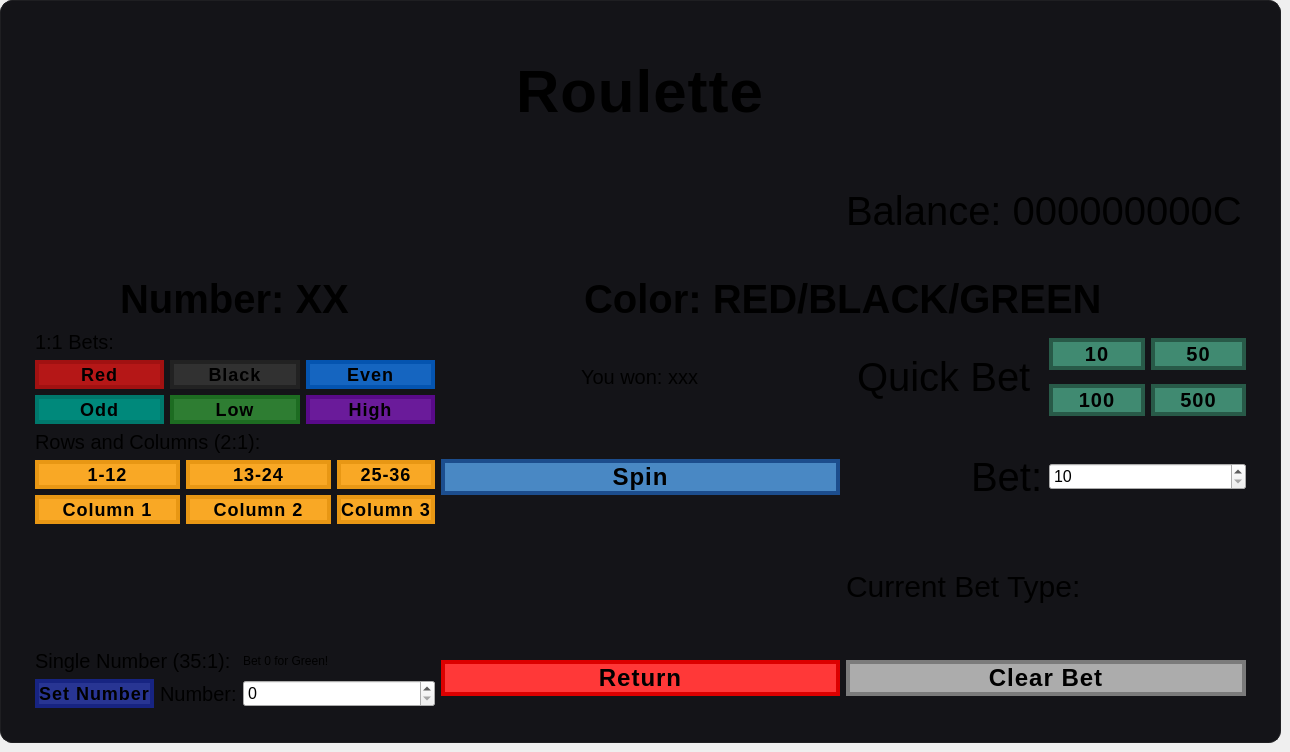
      <widget class="QWidget" name="Roulette">
       <property name="styleSheet">
        <string notr="true">QFrame#frameRouletteGame {
    background-color: #141418;
    border: 1px solid #1f1f22;
    border-radius: 12px;
    padding: 25px;
}
QLabel#lblRouletteGameTitle {
    font-size: 60px;
    font-weight: bold;
    letter-spacing: 1px;
	border-width: 2px;
}
QLabel#lblRouletteGameBalance {
    font-size: 40px;
	border-width: 2px;
}
QLabel#lblRouletteGameBet {
    font-size: 40px;
	border-width: 2px;
}
QLabel#lblRouletteGameQuickBet {
    font-size: 40px;
	border-width: 2px;
}

QLabel#lblRouletteColor {
    font-size: 40px;
	border-width: 2px;
}

QLabel#lblRouletteNumber {
    font-size: 40px;
	border-width: 2px;
}

QLabel#lblRouletteBetType {
    font-size: 30px;
	border-width: 2px;
}

QLabel#lblRouletteSingleNumberBet {
    font-size: 20px;
	border-width: 2px;
}
QLabel#lblRouletteNumberSingle {
    font-size: 20px;
	border-width: 2px;
}
QLabel#lblRouletteRowsBet {
    font-size: 20px;
	border-width: 2px;
}
QLabel#lblRoulette1To1Bets{
    font-size: 20px;
	border-width: 2px;
}

QPushButton#RGQB10{
	background-color: #408A71;
	border: 4px solid #285A48;
	font-size: 20px;
    font-weight: bold;
    letter-spacing: 1px;
}
QPushButton#RGQB10:hover{
	color:&quot;white&quot;;
	background-color: #285A48;
	border: 4px solid #285A48;
	font-size: 20px;
    font-weight: bold;
    letter-spacing: 1px;
}
QPushButton#RGQB50{
	background-color: #408A71;
	border: 4px solid #285A48;
	font-size: 20px;
    font-weight: bold;
    letter-spacing: 1px;
}
QPushButton#RGQB50:hover{
	color:&quot;white&quot;;
	background-color: #285A48;
	border: 4px solid #285A48;
	font-size: 20px;
    font-weight: bold;
    letter-spacing: 1px;
}
QPushButton#RGQB100{
	background-color: #408A71;
	border: 4px solid #285A48;
	font-size: 20px;
    font-weight: bold;
    letter-spacing: 1px;
}
QPushButton#RGQB100:hover{
	color:&quot;white&quot;;
	background-color: #285A48;
	border: 4px solid #285A48;
	font-size: 20px;
    font-weight: bold;
    letter-spacing: 1px;
}
QPushButton#RGQB500{
	background-color: #408A71;
	border: 4px solid #285A48;
	font-size: 20px;
    font-weight: bold;
    letter-spacing: 1px;
}
QPushButton#RGQB500:hover{
	color:&quot;white&quot;;
	background-color: #285A48;
	border: 4px solid #285A48;
	font-size: 20px;
    font-weight: bold;
    letter-spacing: 1px;
}


QPushButton#btnLeaveRoulette{
	background-color: #FF3838;
	border: 4px solid #DC0000;
	font-size: 24px;
    font-weight: bold;
    letter-spacing: 1px;
}
QPushButton#btnLeaveRoulette:hover{
	color:&quot;white&quot;;
	background-color: #DC0000;
	border: 4px solid #DC0000;
	font-size: 24px;
    font-weight: bold;
    letter-spacing: 1px;
}

QPushButton#btnRouletteGameSpin{
	background-color: #4988C4;
	border: 4px solid #1C4D8D;
	font-size: 24px;
    font-weight: bold;
    letter-spacing: 1px;
}
QPushButton#btnRouletteGameSpin:hover{
	color:&quot;white&quot;;
	background-color: #1C4D8D;
	border: 4px solid #1C4D8D;
	font-size: 24px;
    font-weight: bold;
    letter-spacing: 1px;
}

QPushButton#btnRouletteClearBet{
	background-color: #ACACAC;
	border: 4px solid #7B7B7B;
	font-size: 24px;
    font-weight: bold;
    letter-spacing: 1px;
}
QPushButton#btnRouletteClearBet:hover{
	color:&quot;white&quot;;
	background-color: #7B7B7B;
	border: 4px solid #7B7B7B;
	font-size: 24px;
    font-weight: bold;
    letter-spacing: 1px;
}

QPushButton#btnRouletteRed{
	background-color: #B51717;
	border: 4px solid #A11111;
	font-size: 18px;
    font-weight: bold;
    letter-spacing: 1px;
}
QPushButton#btnRouletteRed:hover{
	color:&quot;white&quot;;
	background-color: #A11111;
	border: 4px solid #A11111;
	font-size: 18px;
    font-weight: bold;
    letter-spacing: 1px;
}

QPushButton#btnRouletteBlack{
	background-color: #313131;
	border: 4px solid #222222;
	font-size: 18px;
    font-weight: bold;
    letter-spacing: 1px;
}
QPushButton#btnRouletteBlack:hover{
	color:&quot;white&quot;;
	background-color: #222222;
	border: 4px solid #222222;
	font-size: 18px;
    font-weight: bold;
    letter-spacing: 1px;
}
QPushButton#btnRouletteEven{
	background-color: #1565C0;
	border: 4px solid #0454B0;
	font-size: 18px;
    font-weight: bold;
    letter-spacing: 1px;
}
QPushButton#btnRouletteEven:hover{
	color:&quot;white&quot;;
	background-color: #0454B0;
	border: 4px solid #0454B0;
	font-size: 18px;
    font-weight: bold;
    letter-spacing: 1px;
}
QPushButton#btnRouletteOdd{
	background-color: #00897B;
	border: 4px solid #00786C;
	font-size: 18px;
    font-weight: bold;
    letter-spacing: 1px;
}
QPushButton#btnRouletteOdd:hover{
	color:&quot;white&quot;;
	background-color: #00786C;
	border: 4px solid #00786C;
	font-size: 18px;
    font-weight: bold;
    letter-spacing: 1px;
}
QPushButton#btnRouletteLow{
	background-color: #2E7D32;
	border: 4px solid #1D6C21;
	font-size: 18px;
    font-weight: bold;
    letter-spacing: 1px;
}
QPushButton#btnRouletteLow:hover{
	color:&quot;white&quot;;
	background-color: #1D6C21;
	border: 4px solid #1D6C21;
	font-size: 18px;
    font-weight: bold;
    letter-spacing: 1px;
}
QPushButton#btnRouletteHigh{
	background-color: #6A1B9A;
	border: 4px solid #590A89;
	font-size: 18px;
    font-weight: bold;
    letter-spacing: 1px;
}
QPushButton#btnRouletteHigh:hover{
	color:&quot;white&quot;;
	background-color: #590A89;
	border: 4px solid #590A89;
	font-size: 18px;
    font-weight: bold;
    letter-spacing: 1px;
}
QPushButton#btnRoulette1_12{
	background-color: #F9A825;
	border: 4px solid #E89714;
	font-size: 18px;
    font-weight: bold;
    letter-spacing: 1px;
}
QPushButton#btnRoulette1_12:hover{
	color:&quot;white&quot;;
	background-color: #E89714;
	border: 4px solid #E89714;
	font-size: 18px;
    font-weight: bold;
    letter-spacing: 1px;
}
QPushButton#btnRoulette13_24{
	background-color: #F9A825;
	border: 4px solid #E89714;
	font-size: 18px;
    font-weight: bold;
    letter-spacing: 1px;
}
QPushButton#btnRoulette13_24:hover{
	color:&quot;white&quot;;
	background-color: #E89714;
	border: 4px solid #E89714;
	font-size: 18px;
    font-weight: bold;
    letter-spacing: 1px;
}
QPushButton#btnRoulette25_36{
	background-color: #F9A825;
	border: 4px solid #E89714;
	font-size: 18px;
    font-weight: bold;
    letter-spacing: 1px;
}
QPushButton#btnRoulette25_36:hover{
	color:&quot;white&quot;;
	background-color: #E89714;
	border: 4px solid #E89714;
	font-size: 18px;
    font-weight: bold;
    letter-spacing: 1px;
}
QPushButton#btnRouletteColumn1{
	background-color: #F9A825;
	border: 4px solid #E89714;
	font-size: 18px;
    font-weight: bold;
    letter-spacing: 1px;
}
QPushButton#btnRouletteColumn1:hover{
	color:&quot;white&quot;;
	background-color: #E89714;
	border: 4px solid #E89714;
	font-size: 18px;
    font-weight: bold;
    letter-spacing: 1px;
}

QPushButton#btnRouletteColumn2{
	background-color: #F9A825;
	border: 4px solid #E89714;
	font-size: 18px;
    font-weight: bold;
    letter-spacing: 1px;
}
QPushButton#btnRouletteColumn2:hover{
	color:&quot;white&quot;;
	background-color: #E89714;
	border: 4px solid #E89714;
	font-size: 18px;
    font-weight: bold;
    letter-spacing: 1px;
}

QPushButton#btnRouletteColumn3{
	background-color: #F9A825;
	border: 4px solid #E89714;
	font-size: 18px;
    font-weight: bold;
    letter-spacing: 1px;
}
QPushButton#btnRouletteColumn3:hover{
	color:&quot;white&quot;;
	background-color: #E89714;
	border: 4px solid #E89714;
	font-size: 18px;
    font-weight: bold;
    letter-spacing: 1px;
}
QPushButton#btnRouletteSingleNumber{
	background-color: #283593;
	border: 4px solid #172482;
	font-size: 18px;
    font-weight: bold;
    letter-spacing: 1px;
}
QPushButton#btnRouletteSingleNumber:hover{
	color:&quot;white&quot;;
	background-color: #172482;
	border: 4px solid #172482;
	font-size: 18px;
    font-weight: bold;
    letter-spacing: 1px;
}</string>
       </property>
       <widget class="QWidget" name="verticalLayoutWidget_16">
        <property name="geometry">
         <rect>
          <x>0</x>
          <y>0</y>
          <width>1281</width>
          <height>743</height>
         </rect>
        </property>
        <layout class="QVBoxLayout" name="verticalLayout_18">
         <item>
          <widget class="QFrame" name="frameRouletteGame">
           <property name="frameShape">
            <enum>QFrame::Shape::StyledPanel</enum>
           </property>
           <property name="frameShadow">
            <enum>QFrame::Shadow::Raised</enum>
           </property>
           <layout class="QVBoxLayout" name="verticalLayout_19">
            <item>
             <layout class="QGridLayout" name="gridLayout_4">
              <item row="3" column="1" colspan="2" alignment="Qt::AlignmentFlag::AlignHCenter">
               <widget class="QLabel" name="lblRouletteColor">
                <property name="sizePolicy">
                 <sizepolicy hsizetype="Preferred" vsizetype="Maximum">
                  <horstretch>0</horstretch>
                  <verstretch>0</verstretch>
                 </sizepolicy>
                </property>
                <property name="minimumSize">
                 <size>
                  <width>0</width>
                  <height>50</height>
                 </size>
                </property>
                <property name="font">
                 <font>
                  <pointsize>-1</pointsize>
                  <bold>true</bold>
                 </font>
                </property>
                <property name="text">
                 <string>Color: RED/BLACK/GREEN</string>
                </property>
               </widget>
              </item>
              <item row="1" column="2">
               <widget class="QLabel" name="lblRouletteGameBalance">
                <property name="text">
                 <string>Balance: 000000000C</string>
                </property>
               </widget>
              </item>
              <item row="5" column="0">
               <layout class="QGridLayout" name="gridLayout_7">
                <item row="1" column="2">
                 <widget class="QPushButton" name="btnRoulette25_36">
                  <property name="text">
                   <string>25-36</string>
                  </property>
                 </widget>
                </item>
                <item row="1" column="0">
                 <widget class="QPushButton" name="btnRoulette1_12">
                  <property name="text">
                   <string>1-12</string>
                  </property>
                 </widget>
                </item>
                <item row="1" column="1">
                 <widget class="QPushButton" name="btnRoulette13_24">
                  <property name="text">
                   <string>13-24</string>
                  </property>
                 </widget>
                </item>
                <item row="2" column="0">
                 <widget class="QPushButton" name="btnRouletteColumn1">
                  <property name="text">
                   <string>Column 1</string>
                  </property>
                 </widget>
                </item>
                <item row="2" column="1">
                 <widget class="QPushButton" name="btnRouletteColumn2">
                  <property name="text">
                   <string>Column 2</string>
                  </property>
                 </widget>
                </item>
                <item row="2" column="2">
                 <widget class="QPushButton" name="btnRouletteColumn3">
                  <property name="sizePolicy">
                   <sizepolicy hsizetype="Maximum" vsizetype="Fixed">
                    <horstretch>0</horstretch>
                    <verstretch>0</verstretch>
                   </sizepolicy>
                  </property>
                  <property name="text">
                   <string>Column 3</string>
                  </property>
                 </widget>
                </item>
                <item row="0" column="0" colspan="2">
                 <widget class="QLabel" name="lblRouletteRowsBet">
                  <property name="text">
                   <string>Rows and Columns (2:1):</string>
                  </property>
                 </widget>
                </item>
               </layout>
              </item>
              <item row="3" column="0" alignment="Qt::AlignmentFlag::AlignHCenter">
               <widget class="QLabel" name="lblRouletteNumber">
                <property name="font">
                 <font>
                  <pointsize>-1</pointsize>
                  <bold>true</bold>
                 </font>
                </property>
                <property name="text">
                 <string>Number: XX</string>
                </property>
               </widget>
              </item>
              <item row="7" column="2">
               <widget class="QPushButton" name="btnRouletteClearBet">
                <property name="text">
                 <string>Clear Bet</string>
                </property>
               </widget>
              </item>
              <item row="4" column="0">
               <layout class="QGridLayout" name="gridLayout_6">
                <item row="1" column="0">
                 <widget class="QPushButton" name="btnRouletteRed">
                  <property name="text">
                   <string>Red</string>
                  </property>
                 </widget>
                </item>
                <item row="1" column="1">
                 <widget class="QPushButton" name="btnRouletteBlack">
                  <property name="text">
                   <string>Black</string>
                  </property>
                 </widget>
                </item>
                <item row="0" column="0">
                 <widget class="QLabel" name="lblRoulette1To1Bets">
                  <property name="text">
                   <string>1:1 Bets:</string>
                  </property>
                 </widget>
                </item>
                <item row="1" column="2">
                 <widget class="QPushButton" name="btnRouletteEven">
                  <property name="text">
                   <string>Even</string>
                  </property>
                 </widget>
                </item>
                <item row="2" column="0">
                 <widget class="QPushButton" name="btnRouletteOdd">
                  <property name="text">
                   <string>Odd</string>
                  </property>
                 </widget>
                </item>
                <item row="2" column="1">
                 <widget class="QPushButton" name="btnRouletteLow">
                  <property name="text">
                   <string>Low</string>
                  </property>
                 </widget>
                </item>
                <item row="2" column="2">
                 <widget class="QPushButton" name="btnRouletteHigh">
                  <property name="text">
                   <string>High</string>
                  </property>
                 </widget>
                </item>
               </layout>
              </item>
              <item row="6" column="2">
               <widget class="QLabel" name="lblRouletteBetType">
                <property name="text">
                 <string>Current Bet Type:</string>
                </property>
               </widget>
              </item>
              <item row="0" column="1" alignment="Qt::AlignmentFlag::AlignHCenter|Qt::AlignmentFlag::AlignVCenter">
               <widget class="QLabel" name="lblRouletteGameTitle">
                <property name="text">
                 <string>Roulette</string>
                </property>
               </widget>
              </item>
              <item row="7" column="0">
               <layout class="QGridLayout" name="gridLayout_9">
                <item row="0" column="0">
                 <widget class="QLabel" name="lblRouletteSingleNumberBet">
                  <property name="text">
                   <string>Single Number (35:1):</string>
                  </property>
                 </widget>
                </item>
                <item row="0" column="1">
                 <widget class="QLabel" name="lblRouletteGreenReminder">
                  <property name="font">
                   <font>
                    <pointsize>9</pointsize>
                   </font>
                  </property>
                  <property name="styleSheet">
                   <string notr="true">QLabel{
	color: &quot;green&quot;;
}</string>
                  </property>
                  <property name="text">
                   <string>Bet 0 for Green!</string>
                  </property>
                 </widget>
                </item>
                <item row="1" column="1">
                 <widget class="QSpinBox" name="sbRouletteGameNumberSelection">
                  <property name="font">
                   <font>
                    <pointsize>12</pointsize>
                   </font>
                  </property>
                  <property name="maximum">
                   <number>35</number>
                  </property>
                 </widget>
                </item>
                <item row="1" column="0">
                 <layout class="QHBoxLayout" name="horizontalLayout_23">
                  <item>
                   <widget class="QPushButton" name="btnRouletteSingleNumber">
                    <property name="text">
                     <string>Set Number</string>
                    </property>
                   </widget>
                  </item>
                  <item>
                   <widget class="QLabel" name="lblRouletteNumberSingle">
                    <property name="text">
                     <string>Number:</string>
                    </property>
                   </widget>
                  </item>
                 </layout>
                </item>
               </layout>
              </item>
              <item row="5" column="1">
               <widget class="QPushButton" name="btnRouletteGameSpin">
                <property name="text">
                 <string>Spin</string>
                </property>
               </widget>
              </item>
              <item row="4" column="2">
               <layout class="QHBoxLayout" name="horizontalLayout_15">
                <item alignment="Qt::AlignmentFlag::AlignHCenter">
                 <widget class="QLabel" name="lblRouletteGameQuickBet">
                  <property name="text">
                   <string>Quick Bet</string>
                  </property>
                 </widget>
                </item>
                <item>
                 <layout class="QGridLayout" name="gridLayout_5">
                  <item row="0" column="1">
                   <widget class="QPushButton" name="RGQB50">
                    <property name="text">
                     <string>50</string>
                    </property>
                   </widget>
                  </item>
                  <item row="0" column="0">
                   <widget class="QPushButton" name="RGQB10">
                    <property name="text">
                     <string>10</string>
                    </property>
                   </widget>
                  </item>
                  <item row="1" column="0">
                   <widget class="QPushButton" name="RGQB100">
                    <property name="text">
                     <string>100</string>
                    </property>
                   </widget>
                  </item>
                  <item row="1" column="1">
                   <widget class="QPushButton" name="RGQB500">
                    <property name="text">
                     <string>500</string>
                    </property>
                   </widget>
                  </item>
                 </layout>
                </item>
               </layout>
              </item>
              <item row="4" column="1" alignment="Qt::AlignmentFlag::AlignHCenter|Qt::AlignmentFlag::AlignVCenter">
               <widget class="QLabel" name="lblRouletteGameResult">
                <property name="font">
                 <font>
                  <pointsize>15</pointsize>
                 </font>
                </property>
                <property name="text">
                 <string>You won: xxx</string>
                </property>
               </widget>
              </item>
              <item row="5" column="2">
               <layout class="QHBoxLayout" name="horizontalLayout_14">
                <item alignment="Qt::AlignmentFlag::AlignRight">
                 <widget class="QLabel" name="lblRouletteGameBet">
                  <property name="text">
                   <string>Bet:</string>
                  </property>
                 </widget>
                </item>
                <item>
                 <widget class="QSpinBox" name="sbRouletteGameBet">
                  <property name="font">
                   <font>
                    <pointsize>12</pointsize>
                   </font>
                  </property>
                  <property name="minimum">
                   <number>10</number>
                  </property>
                  <property name="maximum">
                   <number>99999</number>
                  </property>
                  <property name="singleStep">
                   <number>0</number>
                  </property>
                  <property name="value">
                   <number>10</number>
                  </property>
                 </widget>
                </item>
               </layout>
              </item>
              <item row="7" column="1">
               <widget class="QPushButton" name="btnLeaveRoulette">
                <property name="text">
                 <string>Return</string>
                </property>
               </widget>
              </item>
             </layout>
            </item>
           </layout>
          </widget>
         </item>
        </layout>
       </widget>
      </widget>
